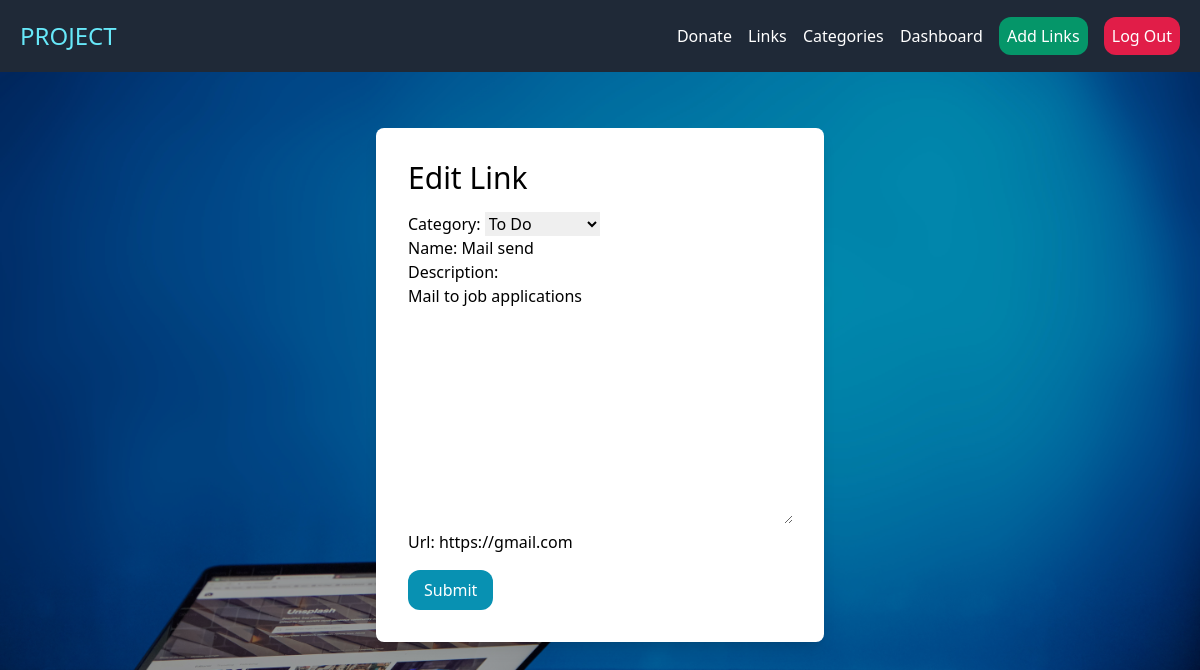
Page /links/3/edit/ (signed in) on the committed database.
### links/models.py (models this page shows)
class Link(models.Model):
    category = models.ForeignKey(Category, related_name='links', on_delete = models.CASCADE)
    name = models.CharField(max_length=255)
    description = models.TextField(blank=True, null = True)
    url = models.CharField(max_length=255)
    created_by = models.ForeignKey(User, related_name='links', on_delete=models.CASCADE)
    created_at = models.DateTimeField(auto_now_add=True)
    class Meta:
        ordering = ("-created_at",)

class Category(models.Model):
    name = models.CharField(max_length=255)
    created_by = models.ForeignKey(User, related_name= "categories", on_delete=models.CASCADE)
    created_at = models.DateTimeField(auto_now_add=True)
    class Meta:
        ordering = ('name',)
    def __str__(self):
        return self.name

### links/views.py (the view)
# urls.py: path("<int:pk>/edit/", views.edit_link ,name ="edit_link"),
@login_required
def edit_link(request, pk):
    link = get_object_or_404(Link, created_by = request.user, pk = pk)
    if request.method == 'POST':
        form = LinkForm(request.POST, instance = link)
        if form.is_valid():
            form.save()
            return redirect('/links/')
    else:
        form = LinkForm(instance = link)
        form.fields['category'].queryset = Category.objects.filter(created_by = request.user)
    return render(request, 'links/create_link.html',{'form':form, 'title':"Edit Link"})

### links/forms.py
class LinkForm(forms.ModelForm):
    class Meta:
        model = Link
        fields = ('category','name','description', 'url',)

### links/templates/links/create_link.html (shortened to what this page needs)
{% extends "core/base.html" %}
{% block additional_css %}
  {% load static%}
{% endblock %}
{% block content %}
    <section class ='flex flex-col h-screen'>
        <div class="container mx-auto mt-8">
            <div class="max-w-md mx-auto bg-white rounded-lg shadow-lg p-8">
                <h1 class ="mb-4 text-3xl" >{{title}}</h1>
                    <form method = "POST", action = ".">
                        {{ form.as_p }}
                        <button class = "mt-4 py-2 px-4 text-white bg-cyan-600 rounded-xl">Submit</button>
                    </form>
            </div>
        </div>
    </section>
{% endblock %}

### rows in the picture
Link: category "To Do", description "Mail to job applications", url "https://gmail.com"
Category: name "Mail send"

### other values in the picture
{{ title }} "Edit Link"
